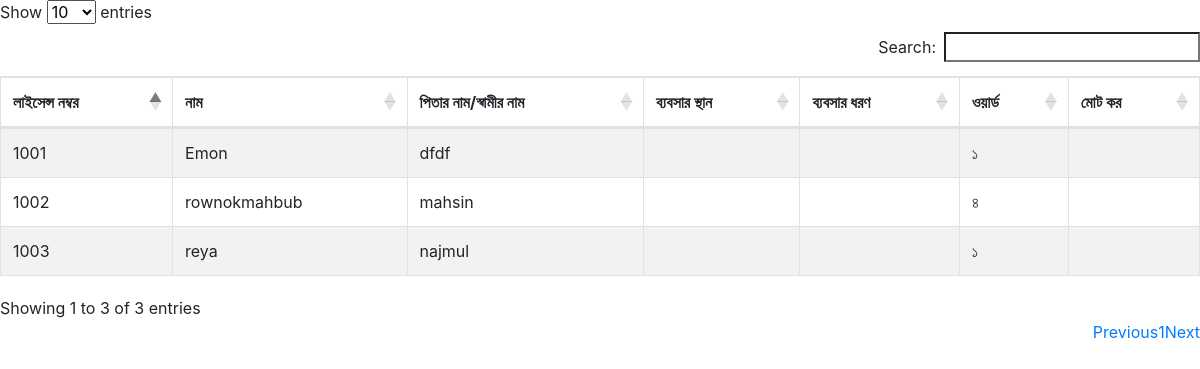
The page /banijjik.php on the database its author committed.
### tables this page shows
CREATE TABLE `tadeentry` (
  `licence_no` int(11) NOT NULL,
  `name` varchar(255) NOT NULL,
  `father_husband` varchar(255) NOT NULL,
  `mother_name` varchar(255) NOT NULL,
  `birth_place` varchar(255) NOT NULL,
  `word` varchar(255) NOT NULL,
  `tradename` varchar(255) NOT NULL,
  `babsardhoron` varchar(255) NOT NULL,
  `kor` varchar(255) NOT NULL,
  `fee` varchar(255) NOT NULL,
  `voterid` varchar(255) NOT NULL
);

### banijjik.php (the view, shortened to what this page needs)
<?php
    include '_dbconnect.php';
?>
<!DOCTYPE html>
<html lang="en">
<head>
    <link rel="stylesheet" href="https://cdnjs.cloudflare.com/ajax/libs/twitter-bootstrap/4.5.2/css/bootstrap.css">
    <link rel="stylesheet" href="https://cdn.datatables.net/1.10.23/css/dataTables.bootstrap4.min.css">
</head>
<body>
    <table id="example" class="table table-striped table-bordered" style="width:100%">
        <thead>
            <tr>
            <th>লাইসেন্স নম্বর</th>
            <th>নাম</th>
            <th>পিতার নাম/স্বামীর নাম</th>
            <th>ব্যবসার স্থান</th>
            <th>ব্যবসার ধরণ</th>
            <th>ওয়ার্ড</th>
            <th>মোট কর</th>
            </tr>
        </thead>
        <tbody>
            <?php
                 $query = "SELECT * FROM tadeentry  ";
                $all_data = mysqli_query($con, $query);
                while($row = mysqli_fetch_array($all_data)){
                    ?>
                        <tr>
                        <td><?= $row['licence_no'] ?></td>
              <td><?= $row['name'] ?></td>
              <td><?= $row['father_husband'] ?></td>
              <td><?= $row['messars'] ?></td>
              <td><?= $row['babshardhoron'] ?></td>
              <td><?= $row['word'] ?></td>
              <td><?= $row['kor'] ?></td>
                        </tr>
                    <?php
                }
            ?>
        </tbody>
    </table>
</body>
</html>

### rows shown on the page
tadeentry: licence_no "1001", name "Emon", father_husband "dfdf", word "১"
tadeentry: licence_no "1002", name "rownokmahbub", father_husband "mahsin", word "৪"
tadeentry: licence_no "1003", name "reya", father_husband "najmul", word "১"
